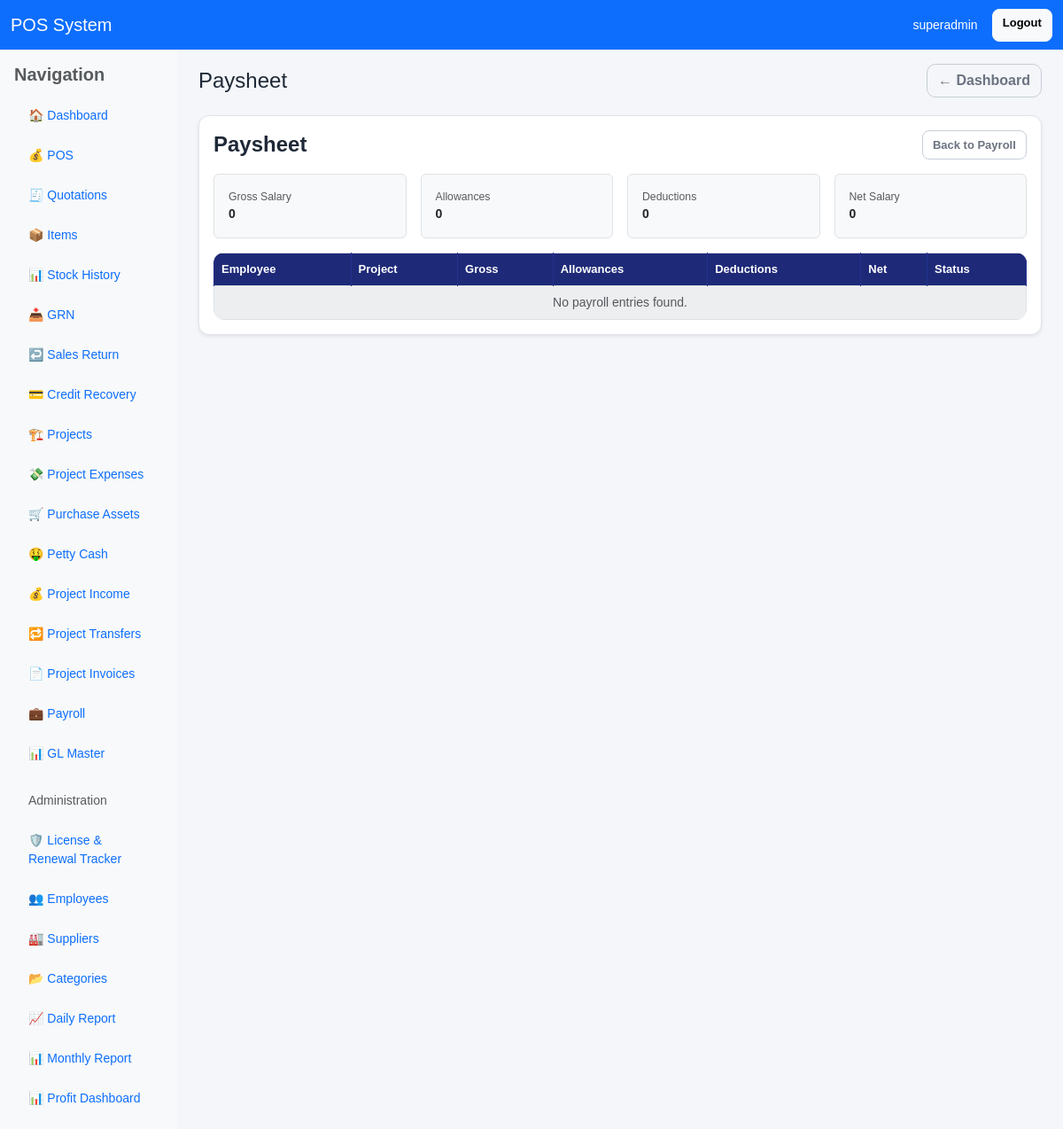
The app's page /payroll/paysheet/ (signed in), older data.
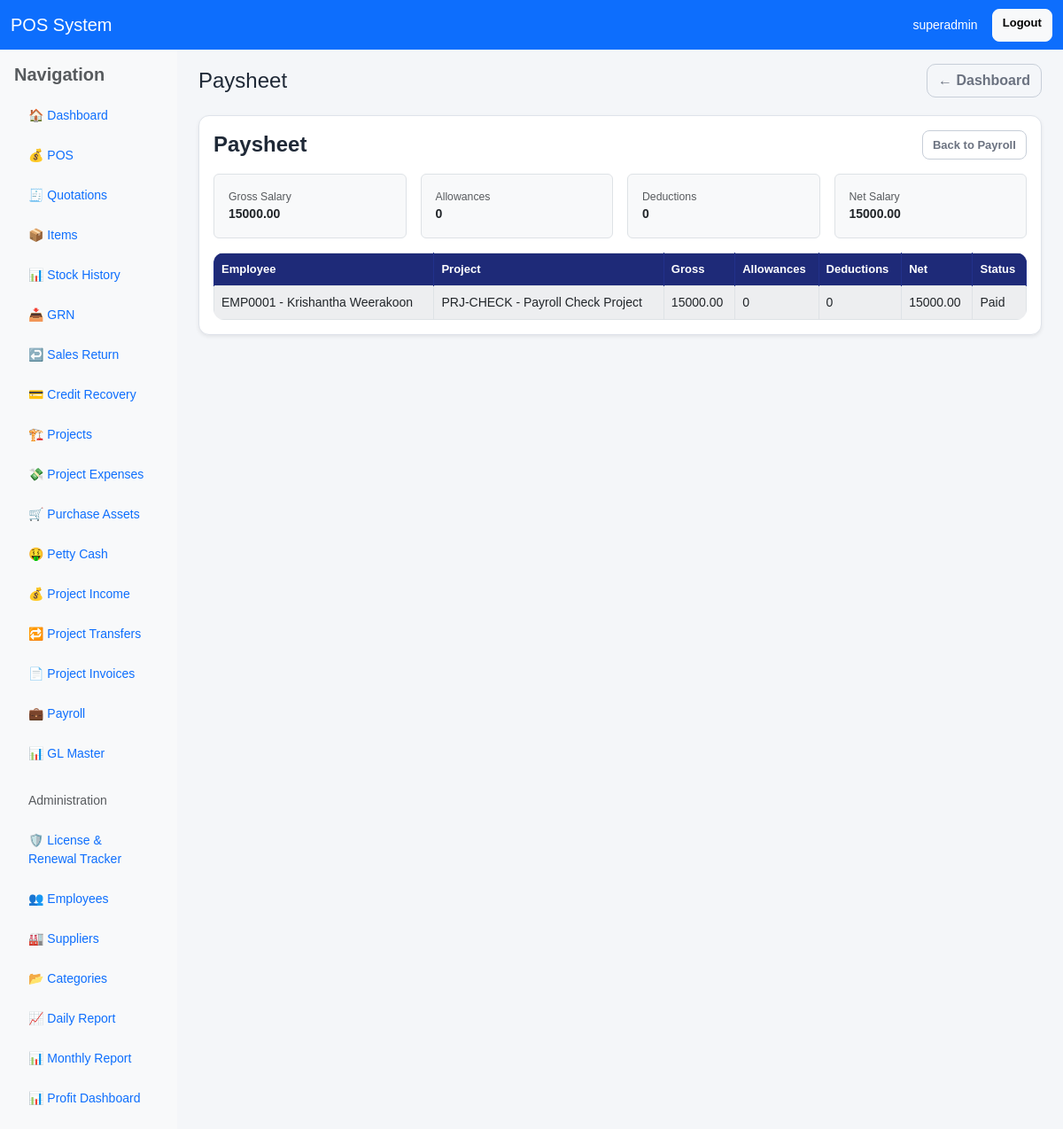
The same page, newer data.
### pos/models.py (models this page shows, shortened)
class PayrollEntry(models.Model):
    STATUS_CHOICES = [
        ("draft", "Draft"),
        ("approved", "Approved"),
        ("paid", "Paid"),
        ("rejected", "Rejected"),
    ]
    SALARY_PERIOD_CHOICES = [
        ("monthly", "Monthly"),
        ("weekly", "Weekly"),
    ]
    employee = models.ForeignKey("Employee", on_delete=models.CASCADE, related_name="payroll_entries")
    project = models.ForeignKey(Project, on_delete=models.SET_NULL, null=True, blank=True, related_name="payroll_entries")
    supervisor = models.ForeignKey("Employee", on_delete=models.SET_NULL, null=True, blank=True, related_name="supervised_payroll_entries")
    department = models.CharField(max_length=100, blank=True, null=True)
    employee_category = models.CharField(max_length=100, blank=True, null=True)
    designation = models.CharField(max_length=100, blank=True, null=True)
    salary_period = models.CharField(max_length=20, choices=SALARY_PERIOD_CHOICES, default="monthly")
    working_days = models.DecimalField(max_digits=6, decimal_places=2, default=0)
    ot_hours = models.DecimalField(max_digits=8, decimal_places=2, default=0)
    gross_salary = models.DecimalField(max_digits=14, decimal_places=2, default=0)
    labour_gl_account = models.ForeignKey(GLMaster, on_delete=models.SET_NULL, null=True, blank=True, related_name="payroll_labour_entries")
    salary_payable_gl_account = models.ForeignKey(GLMaster, on_delete=models.SET_NULL, null=True, blank=True, related_name="payroll_payable_entries")
    bank_gl_account = models.ForeignKey(GLMaster, on_delete=models.SET_NULL, null=True, blank=True, related_name="payroll_bank_entries")
    status = models.CharField(max_length=20, choices=STATUS_CHOICES, default="draft")
    description = models.TextField(blank=True, null=True)
    approved_by = models.ForeignKey(User, on_delete=models.SET_NULL, null=True, blank=True, related_name="approved_payroll_entries")
    approval_date = models.DateTimeField(blank=True, null=True)
    paid_on = models.DateTimeField(blank=True, null=True)
    created_by = models.ForeignKey(User, on_delete=models.SET_NULL, null=True, blank=True, related_name="created_payroll_entries")
    created_at = models.DateTimeField(auto_now_add=True)
    updated_at = models.DateTimeField(auto_now=True)
    class Meta:
        ordering = ["-created_at", "-id"]
    @property
    def total_allowances(self):
        return self.allowances.aggregate(total=models.Sum("amount"))["total"] or Decimal("0")
    @property
    def total_deductions(self):
        return self.deductions.aggregate(total=models.Sum("amount"))["total"] or Decimal("0")
    @property
    def net_salary(self):
        return Decimal(str(self.gross_salary or 0)) + Decimal(str(self.total_allowances or 0)) - Decimal(str(self.total_deductions or 0))

class Employee(models.Model):
    EMPLOYMENT_TYPE_CHOICES = [
        ("permanent", "Permanent"),
        ("executive", "Executive"),
        ("contract", "Contract"),
        ("daily_labour", "Daily Labour"),
    ]
    user = models.ForeignKey(User, on_delete=models.SET_NULL, null=True, blank=True, related_name="employee_profile")
    emp_no = models.CharField(max_length=30, unique=True, blank=True, null=True)
    full_name = models.CharField(max_length=255)
    nic = models.CharField(max_length=20, blank=True, null=True)
    employee_category = models.CharField(max_length=100, blank=True, null=True)
    designation = models.CharField(max_length=100, blank=True, null=True)
    department = models.CharField(max_length=100, blank=True, null=True)
    basic_salary = models.DecimalField(max_digits=14, decimal_places=2, default=0)
    daily_rate = models.DecimalField(max_digits=14, decimal_places=2, default=0)
    employment_type = models.CharField(max_length=30, choices=EMPLOYMENT_TYPE_CHOICES, default="permanent")
    epf_etf_applicable = models.BooleanField(default=True)
    bank_name = models.CharField(max_length=255, blank=True, null=True)
    bank_account_no = models.CharField(max_length=50, blank=True, null=True)
    address = models.TextField(blank=True, null=True)
    tel = models.CharField(max_length=30, blank=True, null=True)
    petty_cash_limit = models.DecimalField(max_digits=12, decimal_places=2, default=0)
    is_active = models.BooleanField(default=True)
    created_at = models.DateTimeField(auto_now_add=True)
    class Meta:
        ordering = ["emp_no", "full_name"]
    def __str__(self):
        return f"{self.emp_no} - {self.full_name}"

class Project(models.Model):
    PROJECT_TYPE_CHOICES = [
        ("SW", "Swimming Pool"),
        ("BL", "Building"),
        ("EL", "Electrical"),
        ("OT", "Other"),
    ]
    STATUS_CHOICES = [
        ("ongoing", "Ongoing"),
        ("completed", "Completed"),
        ("cancelled", "Cancelled"),
    ]
    project_id = models.CharField(max_length=30, unique=True)
    project_name = models.CharField(max_length=255)
    project_type = models.CharField(max_length=10, choices=PROJECT_TYPE_CHOICES)
    client_name = models.CharField(max_length=255, blank=True, null=True)
    location = models.CharField(max_length=255, blank=True, null=True)
    estimated_value = models.DecimalField(max_digits=14, decimal_places=2, default=0)
    status = models.CharField(max_length=20, choices=STATUS_CHOICES, default="ongoing")
    is_active = models.BooleanField(default=True)
    created_by = models.ForeignKey(User, on_delete=models.SET_NULL, null=True, blank=True, related_name="created_projects")
    updated_by = models.ForeignKey(User, on_delete=models.SET_NULL, null=True, blank=True, related_name="updated_projects")
    created_at = models.DateTimeField(auto_now_add=True)
    class Meta:
        ordering = ["-id"]
    def __str__(self):
        return f"{self.project_id} - {self.project_name}"

### pos/views.py (the view)
# urls.py: path('payroll/paysheet/', views.payroll_paysheet, name='payroll_paysheet'),
@user_passes_test(is_owner)
def payroll_paysheet(request):
    payrolls = PayrollEntry.objects.select_related("employee", "project").order_by("employee__full_name", "-created_at")
    return render(request, "pos/payroll_paysheet.html", {
        "payrolls": payrolls,
        "total_gross": sum((payroll.gross_salary or Decimal("0")) for payroll in payrolls),
        "total_allowances": sum((payroll.total_allowances or Decimal("0")) for payroll in payrolls),
        "total_deductions": sum((payroll.total_deductions or Decimal("0")) for payroll in payrolls),
        "total_net": sum((payroll.net_salary or Decimal("0")) for payroll in payrolls),
    })

### pos/views.py (called while the page is built)
def is_owner(user):
    return user.is_superuser or user.groups.filter(name__iexact="Owner").exists()

### pos/templates/pos/payroll_paysheet.html (shortened to what this page needs)
{% extends 'base.html' %}
{% block page_title %}Paysheet{% endblock %}
{% block content %}
<div class="card shadow-sm">
    <div class="card-body">
        <div class="d-flex justify-content-between align-items-center mb-3">
            <h4 class="mb-0">Paysheet</h4>
            <a href="{% url 'payroll_list' %}" class="btn btn-outline-secondary btn-sm">Back to Payroll</a>
        </div>
        <div class="row g-3 mb-3">
            <div class="col-md-3">
                <div class="border rounded p-3 bg-light">
                    <div class="text-muted small">Gross Salary</div>
                    <div class="fw-bold">{{ total_gross }}</div>
                </div>
            </div>
            <div class="col-md-3">
                <div class="border rounded p-3 bg-light">
                    <div class="text-muted small">Allowances</div>
                    <div class="fw-bold">{{ total_allowances }}</div>
                </div>
            </div>
            <div class="col-md-3">
                <div class="border rounded p-3 bg-light">
                    <div class="text-muted small">Deductions</div>
                    <div class="fw-bold">{{ total_deductions }}</div>
                </div>
            </div>
            <div class="col-md-3">
                <div class="border rounded p-3 bg-light">
                    <div class="text-muted small">Net Salary</div>
                    <div class="fw-bold">{{ total_net }}</div>
                </div>
            </div>
        </div>
        <div class="table-responsive">
            <table class="table table-bordered table-striped align-middle">
                <thead>
                    <tr>
                        <th>Employee</th>
                        <th>Project</th>
                        <th>Gross</th>
                        <th>Allowances</th>
                        <th>Deductions</th>
                        <th>Net</th>
                        <th>Status</th>
                    </tr>
                </thead>
                <tbody>
                    {% for payroll in payrolls %}
                    <tr>
                        <td>{{ payroll.employee }}</td>
                        <td>{{ payroll.project|default:'-' }}</td>
                        <td>{{ payroll.gross_salary }}</td>
                        <td>{{ payroll.total_allowances }}</td>
                        <td>{{ payroll.total_deductions }}</td>
                        <td>{{ payroll.net_salary }}</td>
                        <td>{{ payroll.get_status_display }}</td>
                    </tr>
                    {% empty %}
                    <tr><td colspan="7" class="text-center text-muted">No payroll entries found.</td></tr>
                    {% endfor %}
                </tbody>
            </table>
        </div>
    </div>
</div>
{% endblock %}

Row changes from the older to the newer data that the page shows:
added PayrollEntry: employee "EMP0001 - Krishantha Weerakoon", project "PRJ-CHECK - Payroll Check Project", gross_salary "15000.00", total_allowances "0", total_deductions "0", net_salary "15000.00", status "Paid"
Text that changed along with them:
{{ total_gross }}: "0" → "15000.00"
{{ total_net }}: "0" → "15000.00"
text no longer shown: "No payroll entries found."
